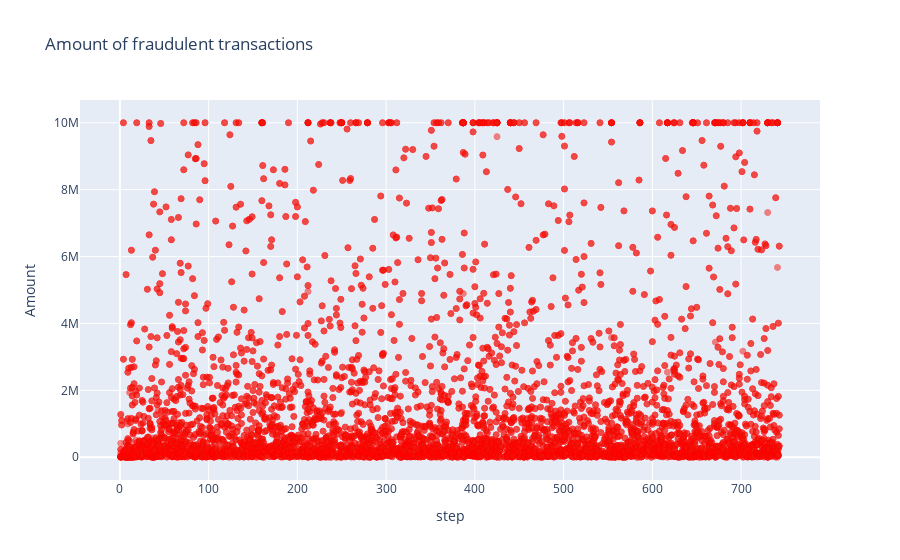

The notebook cell this image was saved under:
### Markdown cell above
The real transaction have a larger mean value, larger Q1, smaller Q3 and Q4 and larger outliers; fraudulent transactions have a smaller Q1 and mean, larger Q4 and smaller outliers.

### Code cell
fraud = data_df.loc[data_df['isFraud'] == 1]

trace = go.Scatter(
    x = fraud['step'],y = fraud['amount'],
    name="amount",
     marker=dict(
                color='rgb(238,23,11)',
                line=dict(
                    color='red',
                    width=1),
                opacity=0.5,
            ),
    text= fraud['amount'],
    mode = "markers"
)
data = [trace]
layout = dict(title = 'Amount of fraudulent transactions',
          xaxis = dict(title = 'step', showticklabels=True), 
          yaxis = dict(title = 'Amount'),
          hovermode='closest'
         )
fig = dict(data=data, layout=layout)
iplot(fig, filename='fraud-amount')

### Figure 1 — Plotly figure (JSON) as saved in the notebook; plotly's stock layout.template omitted (floating-point values rounded to 4 significant figures; data arrays with more than 128 entries replaced by an {"elided": "..."} marker saying what was removed)
{"data": [{"marker": {"color": "rgb(238,23,11)", "line": {"color": "red", "width": 1}, "opacity": 0.5}, "mode": "markers", "name": "amount", "text": {"elided": "8213 float values"}, "type": "scatter", "x": {"elided": "8213 int values"}, "y": {"elided": "8213 float values"}}], "layout": {"hovermode": "closest", "title": {"text": "Amount of fraudulent transactions"}, "xaxis": {"showticklabels": true, "title": {"text": "step"}}, "yaxis": {"title": {"text": "Amount"}}}}
